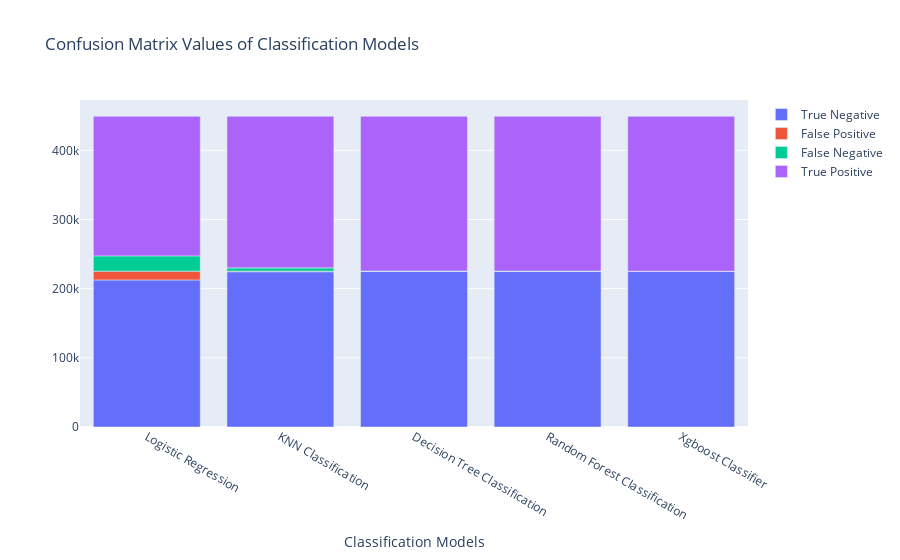

Source (notebook cell):
### Code cell
trace1 = {
    'x':df_123.Model,
    'y':df_123.TN,
    'name':'True Negative',
    'type':'bar'}

trace2 = {
    'x':df_123.Model,
    'y':df_123.FP,
    'name':'False Positive',
    'type':'bar'}

trace3 = {
    'x':df_123.Model,
    'y':df_123.FN,
    'name':'False Negative',
    'type':'bar'}

trace4 = {
    'x':df_123.Model,
    'y':df_123.TP,
    'name':'True Positive',
    'type':'bar'}

graph = [trace1, trace2, trace3, trace4];
layout = {
  'xaxis': {'title': 'Classification Models'},
  'barmode': 'relative',
  'title': 'Confusion Matrix Values of Classification Models'
};
fig = go.Figure(data = graph, layout = layout)
iplot(fig)

### Figure 1 — Plotly figure (JSON) as saved in the notebook; plotly's stock layout.template omitted (floating-point values rounded to 4 significant figures)
{"data": [{"name": "True Negative", "type": "bar", "x": ["Logistic Regression", "KNN Classification", "Decision Tree Classification", "Random Forest Classification", "Xgboost Classifier"], "y": [212605, 224443, 225249, 225246, 225248]}, {"name": "False Positive", "type": "bar", "x": ["Logistic Regression", "KNN Classification", "Decision Tree Classification", "Random Forest Classification", "Xgboost Classifier"], "y": [12649, 811, 5, 8, 6]}, {"name": "False Negative", "type": "bar", "x": ["Logistic Regression", "KNN Classification", "Decision Tree Classification", "Random Forest Classification", "Xgboost Classifier"], "y": [22145, 4830, 270, 178, 8]}, {"name": "True Positive", "type": "bar", "x": ["Logistic Regression", "KNN Classification", "Decision Tree Classification", "Random Forest Classification", "Xgboost Classifier"], "y": [201727, 219042, 223602, 223694, 223864]}], "layout": {"barmode": "relative", "title": {"text": "Confusion Matrix Values of Classification Models"}, "xaxis": {"title": {"text": "Classification Models"}}}}
